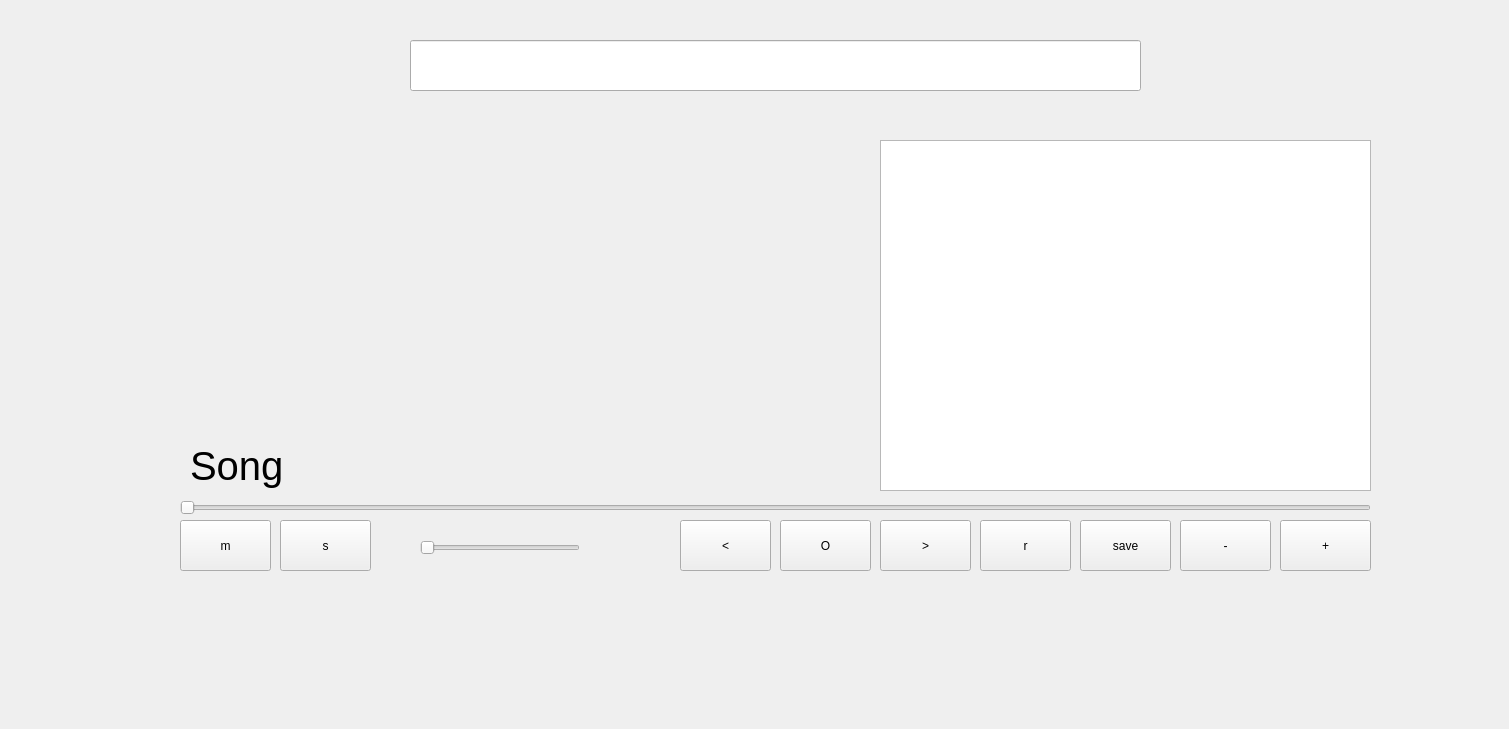
    <widget class="QWidget" name="page_7">
     <widget class="QLabel" name="label_7">
      <property name="geometry">
       <rect>
        <x>0</x>
        <y>0</y>
        <width>1500</width>
        <height>720</height>
       </rect>
      </property>
      <property name="text">
       <string/>
      </property>
      <property name="pixmap">
       <pixmap>../panel_6.png</pixmap>
      </property>
     </widget>
     <widget class="QListWidget" name="listWidget">
      <property name="geometry">
       <rect>
        <x>880</x>
        <y>140</y>
        <width>491</width>
        <height>351</height>
       </rect>
      </property>
     </widget>
     <widget class="QPushButton" name="shuffle">
      <property name="geometry">
       <rect>
        <x>280</x>
        <y>520</y>
        <width>91</width>
        <height>51</height>
       </rect>
      </property>
      <property name="text">
       <string>s</string>
      </property>
     </widget>
     <widget class="QPushButton" name="mute">
      <property name="geometry">
       <rect>
        <x>180</x>
        <y>520</y>
        <width>91</width>
        <height>51</height>
       </rect>
      </property>
      <property name="text">
       <string>m</string>
      </property>
     </widget>
     <widget class="QPushButton" name="back">
      <property name="geometry">
       <rect>
        <x>680</x>
        <y>520</y>
        <width>91</width>
        <height>51</height>
       </rect>
      </property>
      <property name="text">
       <string>&lt;</string>
      </property>
     </widget>
     <widget class="QPushButton" name="play">
      <property name="geometry">
       <rect>
        <x>780</x>
        <y>520</y>
        <width>91</width>
        <height>51</height>
       </rect>
      </property>
      <property name="text">
       <string>O</string>
      </property>
     </widget>
     <widget class="QPushButton" name="forward">
      <property name="geometry">
       <rect>
        <x>880</x>
        <y>520</y>
        <width>91</width>
        <height>51</height>
       </rect>
      </property>
      <property name="text">
       <string>&gt;</string>
      </property>
     </widget>
     <widget class="QPushButton" name="repeat">
      <property name="geometry">
       <rect>
        <x>980</x>
        <y>520</y>
        <width>91</width>
        <height>51</height>
       </rect>
      </property>
      <property name="text">
       <string>r</string>
      </property>
     </widget>
     <widget class="QPushButton" name="save">
      <property name="geometry">
       <rect>
        <x>1080</x>
        <y>520</y>
        <width>91</width>
        <height>51</height>
       </rect>
      </property>
      <property name="text">
       <string>save</string>
      </property>
     </widget>
     <widget class="QPushButton" name="remove">
      <property name="geometry">
       <rect>
        <x>1180</x>
        <y>520</y>
        <width>91</width>
        <height>51</height>
       </rect>
      </property>
      <property name="text">
       <string>-</string>
      </property>
     </widget>
     <widget class="QPushButton" name="add">
      <property name="geometry">
       <rect>
        <x>1280</x>
        <y>520</y>
        <width>91</width>
        <height>51</height>
       </rect>
      </property>
      <property name="text">
       <string>+</string>
      </property>
     </widget>
     <widget class="QSlider" name="volumeBar">
      <property name="geometry">
       <rect>
        <x>420</x>
        <y>540</y>
        <width>160</width>
        <height>16</height>
       </rect>
      </property>
      <property name="orientation">
       <enum>Qt::Horizontal</enum>
      </property>
     </widget>
     <widget class="QSlider" name="seekBar">
      <property name="geometry">
       <rect>
        <x>180</x>
        <y>500</y>
        <width>1191</width>
        <height>16</height>
       </rect>
      </property>
      <property name="orientation">
       <enum>Qt::Horizontal</enum>
      </property>
     </widget>
     <widget class="QLabel" name="currentSong">
      <property name="geometry">
       <rect>
        <x>190</x>
        <y>440</y>
        <width>811</width>
        <height>51</height>
       </rect>
      </property>
      <property name="font">
       <font>
        <pointsize>30</pointsize>
       </font>
      </property>
      <property name="text">
       <string>Song</string>
      </property>
     </widget>
     <widget class="QLineEdit" name="searchBar">
      <property name="geometry">
       <rect>
        <x>410</x>
        <y>40</y>
        <width>731</width>
        <height>51</height>
       </rect>
      </property>
     </widget>
     <widget class="QLabel" name="audio">
      <property name="geometry">
       <rect>
        <x>180</x>
        <y>140</y>
        <width>561</width>
        <height>291</height>
       </rect>
      </property>
      <property name="text">
       <string/>
      </property>
      <property name="pixmap">
       <pixmap>../audio.gif</pixmap>
      </property>
      <property name="scaledContents">
       <bool>true</bool>
      </property>
     </widget>
    </widget>
